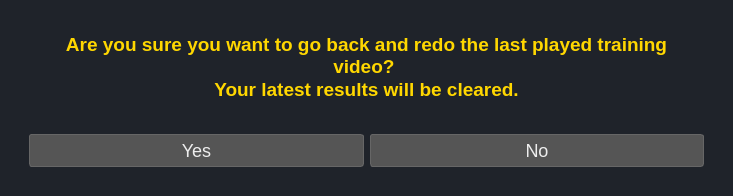
<?xml version="1.0" encoding="UTF-8"?>
<ui version="4.0">
 <class>undoConfirmationDialog</class>
 <widget class="QDialog" name="undoConfirmationDialog">
  <property name="geometry">
   <rect>
    <x>0</x>
    <y>0</y>
    <width>733</width>
    <height>196</height>
   </rect>
  </property>
  <property name="windowTitle">
   <string>Undo</string>
  </property>
  <property name="windowIcon">
   <iconset resource="../Icons/Icons.qrc">
    <normaloff>:/MainWindow/KI_ICON_ONLY.png</normaloff>:/MainWindow/KI_ICON_ONLY.png</iconset>
  </property>
  <property name="styleSheet">
   <string notr="true">QDialog {
    background-color: #1f232a;
    color: #EDEDED;
}

QPushButton {
    background-color: #555;
    color: #EDEDED;
    border: 1px solid #666;
    padding: 5px 15px;
    border-radius: 3px;
    font-size: 18px;
    font-family: &quot;Inter SemiBold&quot;;
}

QPushButton:hover {
    background-color: #666;
}

QPushButton:pressed {
    background-color: #444;
}

QGroupBox {
    font-size: 18px;  /* Adjust the size as needed */
    color: #FFD700;   /* Change to your desired color */
	border: 0;
}

QGroupBox::title {
    subcontrol-origin: margin;
    subcontrol-position: top center;  /* Adjust if you want the title to be left or right aligned */
	padding: 0 3px;
}

QTextEdit{
	color: #FFD700;
	background-color: #1f232a;
	border: 0px solid #666;
    border-radius: 3px;
}
</string>
  </property>
  <layout class="QGridLayout" name="gridLayout">
   <item row="0" column="0">
    <widget class="QGroupBox" name="UndoDialogGroupBox">
     <property name="title">
      <string/>
     </property>
     <layout class="QVBoxLayout" name="verticalLayout">
      <item>
       <widget class="QGroupBox" name="UndoTextGroupBox">
        <property name="title">
         <string/>
        </property>
        <layout class="QGridLayout" name="gridLayout_2">
         <item row="0" column="0">
          <widget class="QTextEdit" name="UndoTextEdit">
           <property name="readOnly">
            <bool>true</bool>
           </property>
           <property name="html">
            <string>&lt;!DOCTYPE HTML PUBLIC &quot;-//W3C//DTD HTML 4.0//EN&quot; &quot;http://www.w3.org/TR/REC-html40/strict.dtd&quot;&gt;
&lt;html&gt;&lt;head&gt;&lt;meta name=&quot;qrichtext&quot; content=&quot;1&quot; /&gt;&lt;meta charset=&quot;utf-8&quot; /&gt;&lt;style type=&quot;text/css&quot;&gt;
p, li { white-space: pre-wrap; }
hr { height: 1px; border-width: 0; }
li.unchecked::marker { content: &quot;\2610&quot;; }
li.checked::marker { content: &quot;\2612&quot;; }
&lt;/style&gt;&lt;/head&gt;&lt;body style=&quot; font-family:'Segoe UI'; font-size:9pt; font-weight:400; font-style:normal;&quot;&gt;
&lt;p align=&quot;center&quot; style=&quot; margin-top:0px; margin-bottom:0px; margin-left:0px; margin-right:0px; -qt-block-indent:0; text-indent:0px;&quot;&gt;&lt;span style=&quot; font-size:14pt; font-weight:700;&quot;&gt;Are you sure you want to go back and redo the last played training video? &lt;/span&gt;&lt;/p&gt;
&lt;p align=&quot;center&quot; style=&quot; margin-top:0px; margin-bottom:0px; margin-left:0px; margin-right:0px; -qt-block-indent:0; text-indent:0px;&quot;&gt;&lt;span style=&quot; font-size:14pt; font-weight:700;&quot;&gt;Your latest results will be cleared.&lt;/span&gt;&lt;/p&gt;&lt;/body&gt;&lt;/html&gt;</string>
           </property>
          </widget>
         </item>
        </layout>
       </widget>
      </item>
      <item>
       <widget class="QGroupBox" name="UndoButtonsYesNoGroupBox">
        <property name="title">
         <string/>
        </property>
        <layout class="QHBoxLayout" name="horizontalLayout">
         <item>
          <widget class="QPushButton" name="pb_Undo_Yes">
           <property name="styleSheet">
            <string notr="true">QPushButton:disabled {
    background-color: #272727;
}
</string>
           </property>
           <property name="text">
            <string>Yes</string>
           </property>
           <property name="iconSize">
            <size>
             <width>50</width>
             <height>50</height>
            </size>
           </property>
          </widget>
         </item>
         <item>
          <widget class="QPushButton" name="pb_Undo_No">
           <property name="styleSheet">
            <string notr="true">QPushButton:disabled {
    background-color: #272727;
}
</string>
           </property>
           <property name="text">
            <string>No</string>
           </property>
           <property name="iconSize">
            <size>
             <width>50</width>
             <height>50</height>
            </size>
           </property>
          </widget>
         </item>
        </layout>
       </widget>
      </item>
     </layout>
    </widget>
   </item>
  </layout>
 </widget>
 <resources>
  <include location="../Icons/Icons.qrc"/>
 </resources>
 <connections/>
</ui>
